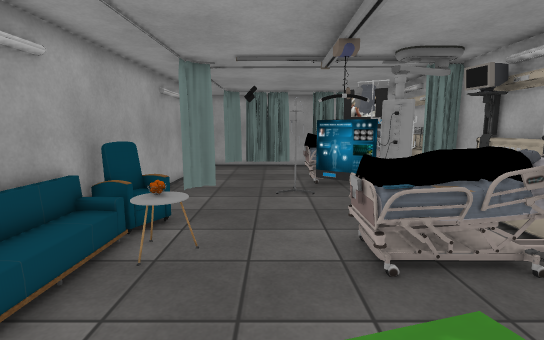
view 1 (above)

16 first-person views from a walk through a Unity game level. The camera is 1.4 m above the floor, tilts 8° down and sees 85° across. Doors are open. The floor is counted in squares, 0.5 m on a side. Each view is taken from the middle of a square. On the plan, view 1 faces up. The plan holds only what a view shows up to about 20 squares ahead; the rest is blank. The player is left out. Some surface patterns are stand-ins.

view 2
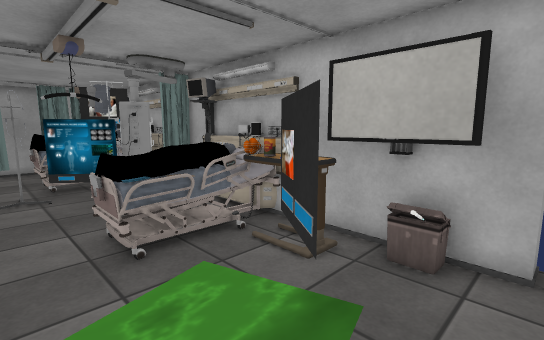

view 3
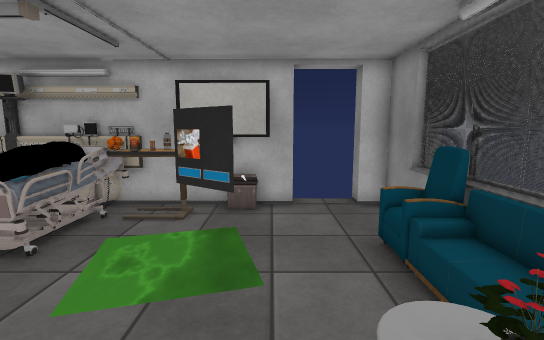

view 4
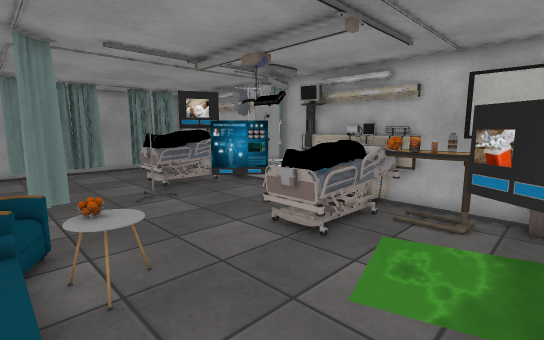

view 5
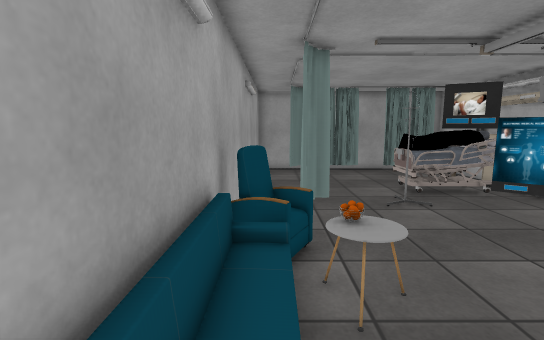

view 6
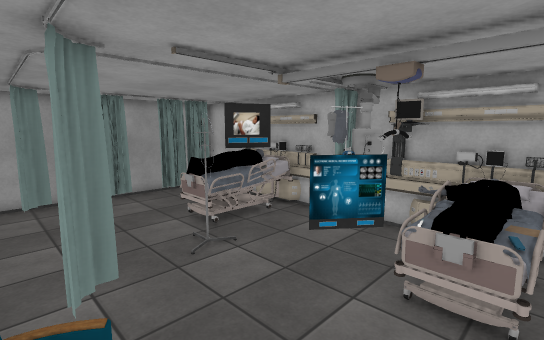

view 7
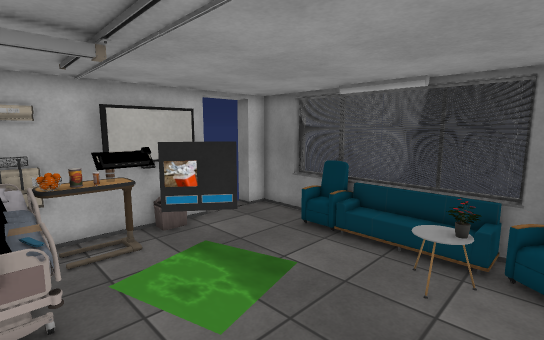

view 8
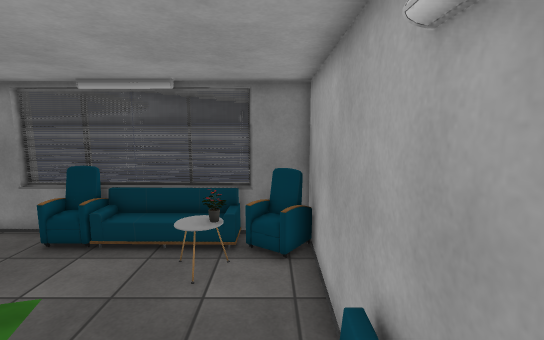

view 9
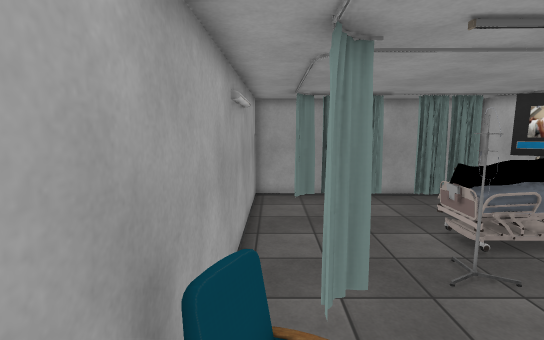

view 10
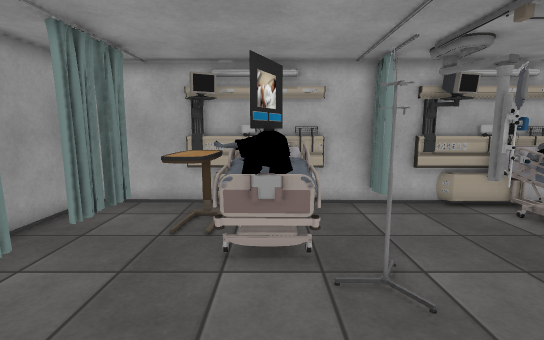

view 11
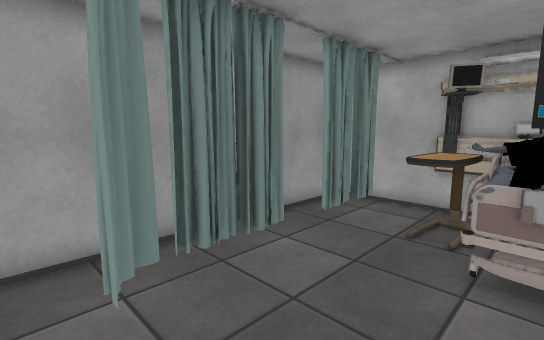

view 12
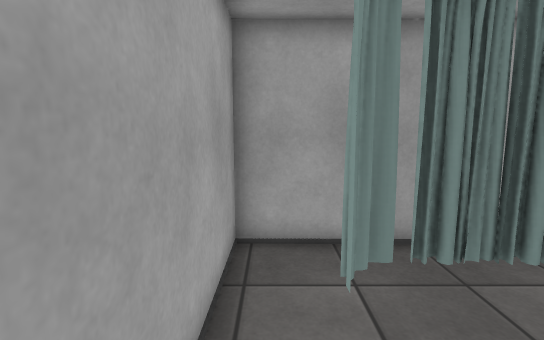

view 13
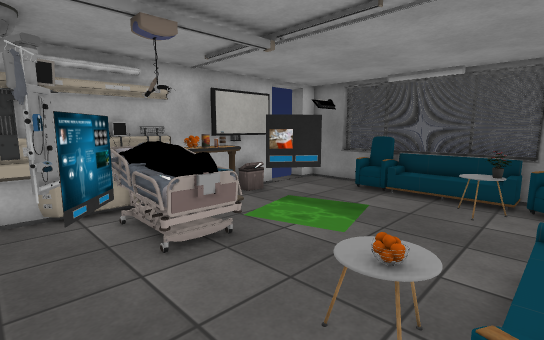

view 14
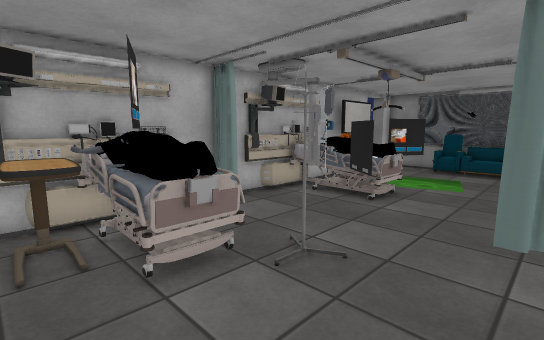

view 15
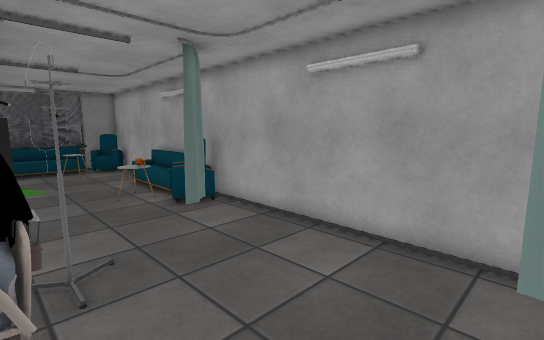

view 16
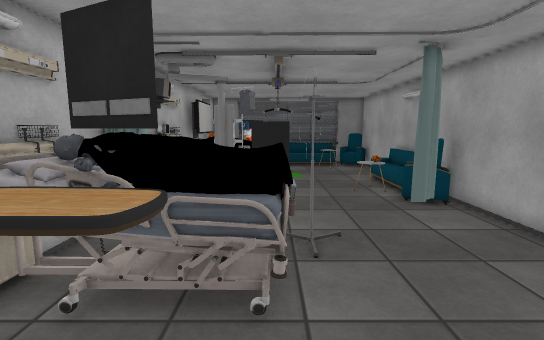

### Floor plan
Points are (right, up) in squares from view 1. A wall is a line through its corners. A room is listed if a view was taken in it or the views show most of it. See-through windows are left out.
Room 1 (views 1, 2, 3, 4, 5, 6, 7, 8, 9, 10, 11, 12, 13, 14, 15, 16)
walls: (4.2, 8.7) (3.6, 8.9); (4.3, 8.6) (3.3, 9.2); (6.5, 6) (6.5, 8.5); (6.8, 13) (6.8, 17.5); (6.6, 4.6) (6.7, 9.8); (7.1, 18.4) (7.1, 21.8) (-4.9, 22) (-5.3, -4) (-1.5, -4.1); (6.8, -0.8) (7, 17.5); (3.4, -4.1) (6.7, -4.2) (6.7, -3.2); (3.1, -4.5) (4.7, -4.5); (-3.3, -4.4) (-0.8, -4.4); (4.7, -4.9) (4.7, -4.1)
low walls: (6.5, 8.5) (6.9, 8.9); (6.9, 5.6) (6.5, 6); (7, 14) (6.6, 14.3) (6.7, 16.9) (7.1, 17.3); (0.5, -4.1) (1.5, -4.1)
ways out: open door at (7, -2)
objects: other object (-5, -3) to (-3, -2); sofa (-5, 3) to (-4, 3); other object (-4, 8) to (-3, 9); sofa (-3, -4); other object (-3, -2) to (-2, -1); table (-3, 6) to (-2, 7); other object (-3, 7); curtain (-3, 11); curtain (-3, 19); lamp (-1, -4); curtain (-1, 20); other object (0, -4); other object (0, 4); other object (0, 5); other object (1, 13); other object (2, -4); other object (2, 5) to (6, 8); other object (2, 8) to (3, 8); other object (2, 9); other object (2, 14) to (6, 16); other object (3, -4) to (3, -3); other object (3, 1); other object (3, 2) to (4, 2); other object (3, 9); table (3, 17) to (5, 18); curtain (3, 20); other object (4, 15); table (5, 3) to (6, 5); other object (5, 15); curtain (5, 20); other object (6, 0); container (6, 1); other object (6, 2); curtain (6, 11)

Where each view was taken, in squares from view 1:
view 1: 0 up, 0 right, facing up
view 2: 1 down, 0 right, facing up-right
view 3: 0 up, 4 left, facing right
view 4: 1 up, 4 left, facing up-right
view 5: 2 up, 4 left, facing up
view 6: 5 up, 4 left, facing up-right
view 7: 6 up, 4 left, facing down-right
view 8: 6 up, 4 left, facing down
view 9: 6 up, 4 left, facing up
view 10: 15 up, 4 left, facing right
view 11: 15 up, 4 left, facing up-right
view 12: 15 up, 4 left, facing up
view 13: 10 up, 4 left, facing down-right
view 14: 18 up, 3 left, facing down-right
view 15: 19 up, 2 right, facing down-left
view 16: 20 up, 2 right, facing down
